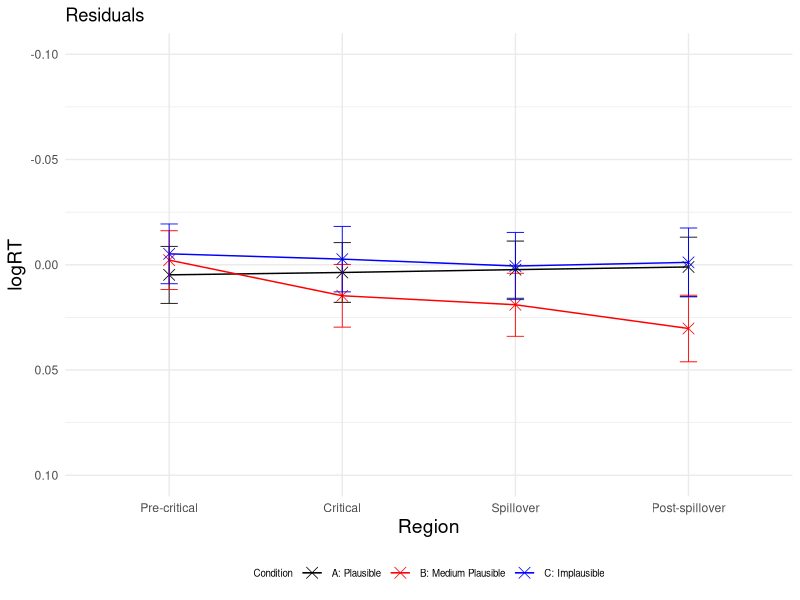
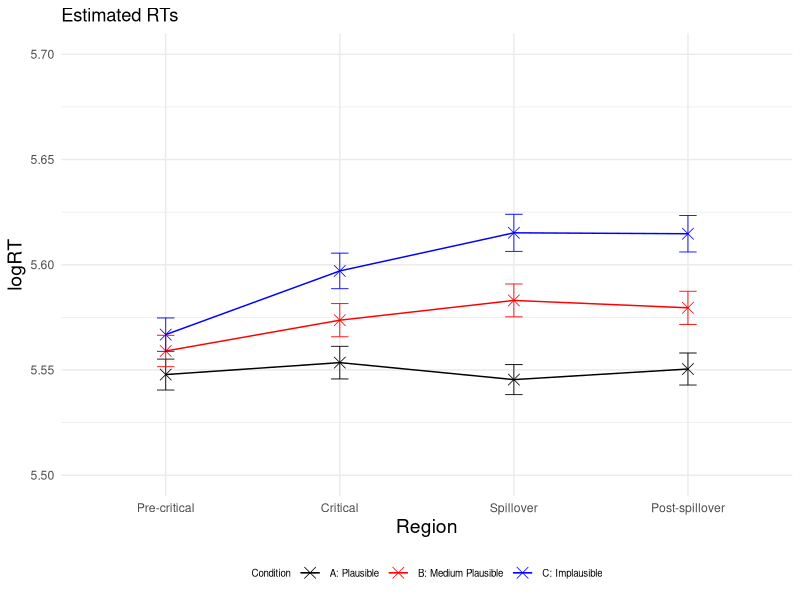
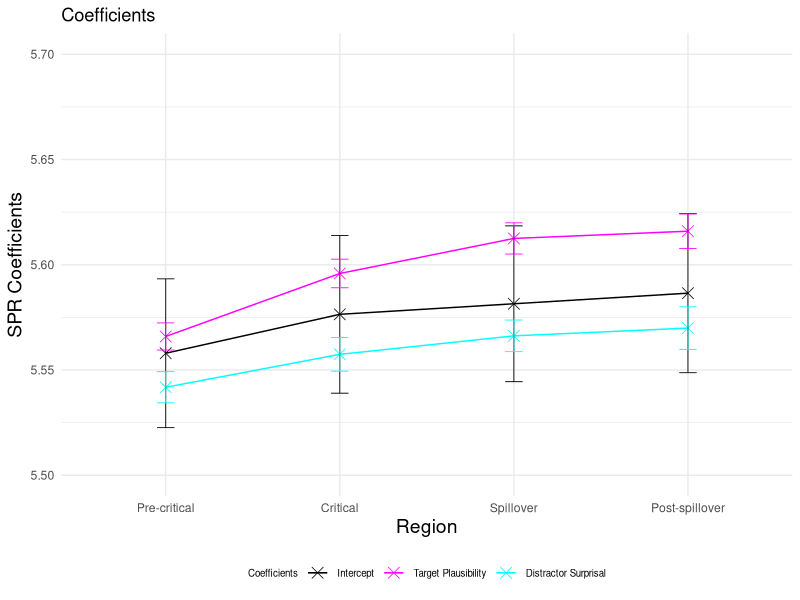
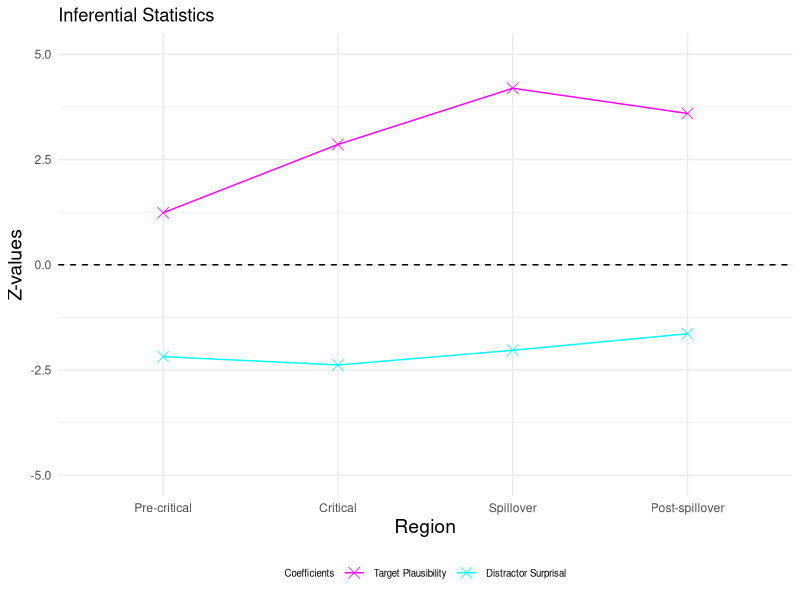
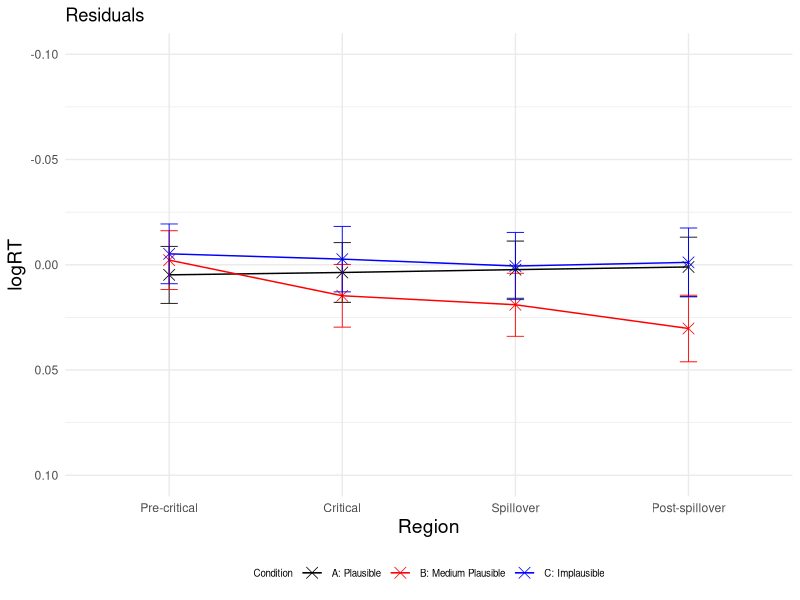
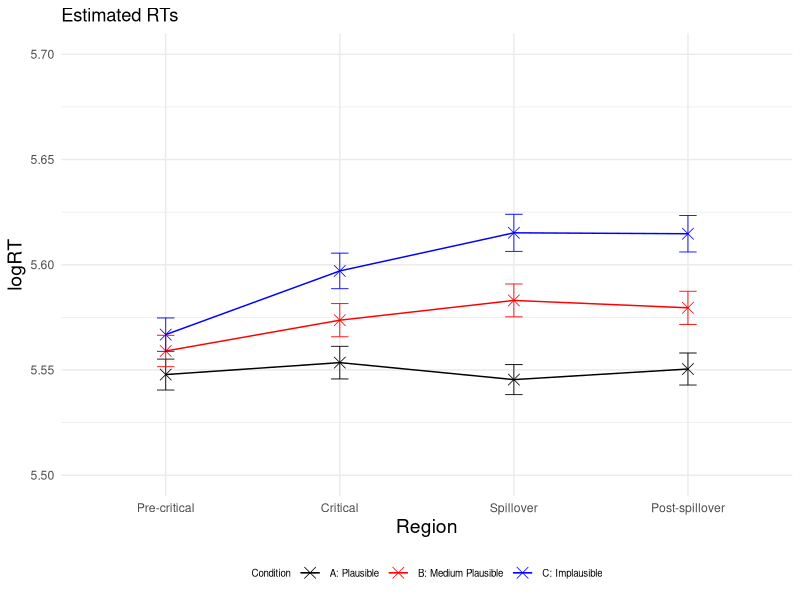
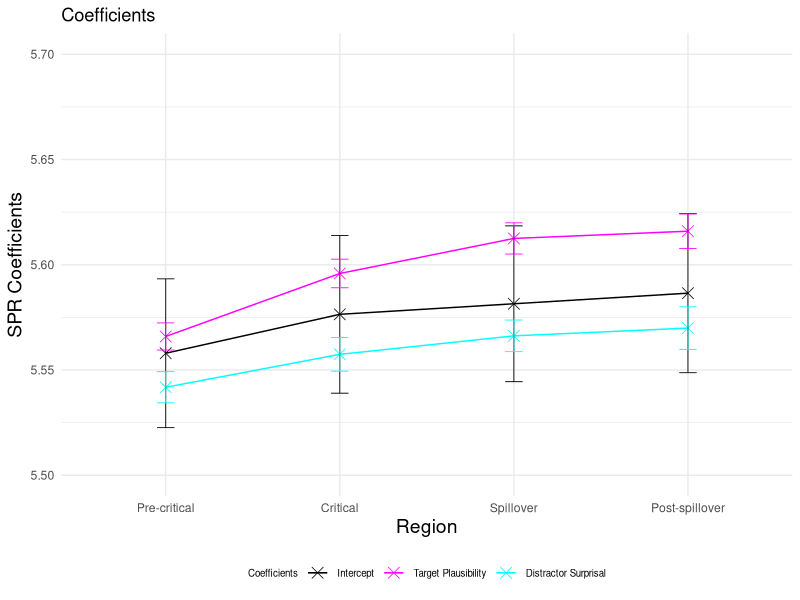
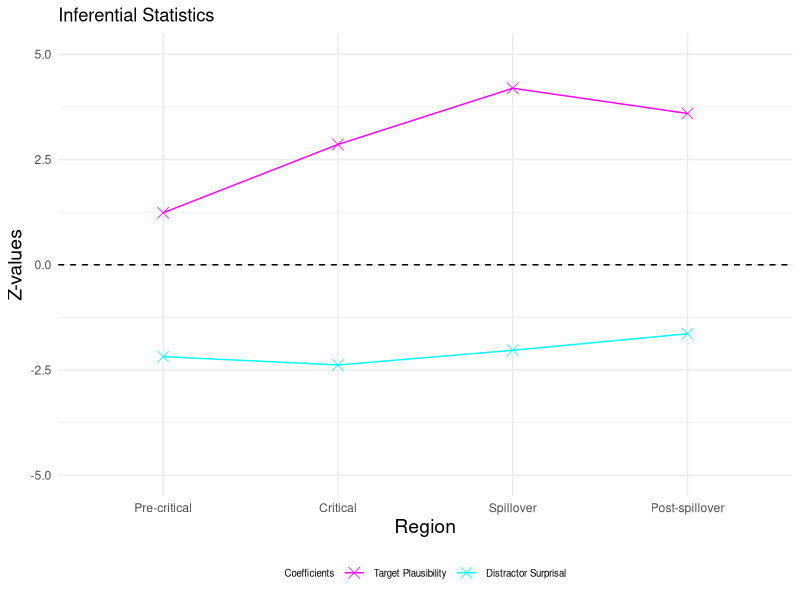

Generate these figures, in order, with R:
### LMER ###
# load lme4 package
library(lme4)
library(lmerTest)
library(dplyr)
library(ggplot2)

setwd("~/Downloads/Master_Thesis/3_SPR_Study/Filtered_plausibility_ratings/SPR_Study/Results_Plaus_Plaus_avg/")
GP6 <- read.csv("GP6_filtered.csv")

residuals <- data.frame(
  Region = character(0),
  Condition = character(0),
  Residual = numeric(0),
  SE_Residual = numeric(0)
)

logRT_estimated <- data.frame(
  Region = character(0),
  Condition = character(0),
  Estimated_logRT = numeric(0),
  SE_Estimated = numeric(0)
)

p_values <- data.frame(
  Region = character(0),
  p_value_plausibility_target = numeric(0),
  p_value_surprisal_distractor = numeric(0)
)

SPR_coefficients <- data.frame(
  Region = character(0),
  Estimate = character(0),
  Estimate_value = numeric(0),
  Estimate_error = numeric(0),
  Z_value = numeric(0)
)


regions <- c("Pre-critical", "Critical", "Spillover", "Post-spillover") 
conditions <- c("A", "B", "C") 

for (region in regions) 
{
  # Precritical region
  region_subset <- subset(GP6, Region == region)

  # standardise predictors
  region_subset$scaled_Plaus_per_region <- scale(region_subset$Plaus_target_avg)
  region_subset$scaled_Surprisaldist_per_region <- scale(region_subset$Surprisal_distractor)
  # invert predictor plausibility
  region_subset$inverted_scaled_Plaus_per_region <- (region_subset$scaled_Plaus_per_region) * (-1)
  #log transform reading times
  region_subset$logRT_per_region <- log(region_subset$ReadingTime)
  
  
  # define and run the linear mixed-effects regression model for the precritical region 
  model_per_region <- lmerTest::lmer(logRT_per_region ~ inverted_scaled_Plaus_per_region + scaled_Surprisaldist_per_region + 
                              (1 + inverted_scaled_Plaus_per_region + scaled_Surprisaldist_per_region | Subject) + 
                              (1 + inverted_scaled_Plaus_per_region + scaled_Surprisaldist_per_region | Item), data = region_subset)
  
  # print the summary of the model
  summary_per_region <- summary(model_per_region)
  print(summary_per_region)
  
  # calculate p-values
  p_values_per_region <- summary_per_region$coefficients[, "Pr(>|t|)"]
  new_row_p_value <- data.frame(Region = region, 
                                p_value_plausibility_target = p_values_per_region[2], 
                                p_value_surprisal_distractor = p_values_per_region[3])
  p_values <- rbind(p_values, new_row_p_value)
  
  # extract intercept and coefficients added to intercept
  coefficients_per_region <- summary_per_region$coefficients
  intercept <- coefficients_per_region["(Intercept)", 1]
  plaus_target_coeff <- coefficients_per_region["(Intercept)", 1] + coefficients_per_region["inverted_scaled_Plaus_per_region", 1]
  surprisal_distractor_coeff <- coefficients_per_region["(Intercept)", 1] + coefficients_per_region["scaled_Surprisaldist_per_region", 1]
  
  # add error bars for coefficients and intercept
  new_row_coefficient <- data.frame(Region = region, 
                                    Estimate = "Intercept", 
                                    Estimate_value = intercept, 
                                    Estimate_error = coefficients_per_region["(Intercept)", 2],
                                    Z_value = 0)
  SPR_coefficients <- rbind(SPR_coefficients, new_row_coefficient)
  
  new_row_coefficient <- data.frame(Region = region,
                                    Estimate = "Plausability",
                                    Estimate_value = plaus_target_coeff,
                                    Estimate_error = coefficients_per_region["inverted_scaled_Plaus_per_region", 2],
                                    Z_value = coefficients_per_region["inverted_scaled_Plaus_per_region", 1] / coefficients_per_region["inverted_scaled_Plaus_per_region", 2])
  SPR_coefficients <- rbind(SPR_coefficients, new_row_coefficient)
  
  new_row_coefficient <- data.frame(Region = region,
                                    Estimate = "Surprisal", 
                                    Estimate_value = surprisal_distractor_coeff, 
                                    Estimate_error = coefficients_per_region["scaled_Surprisaldist_per_region", 2],
                                    Z_value = coefficients_per_region["scaled_Surprisaldist_per_region", 1] / coefficients_per_region["scaled_Surprisaldist_per_region", 2])
  SPR_coefficients <- rbind(SPR_coefficients, new_row_coefficient)
  
  for (condition in conditions)
  {
    #####predict condition A, precritical#####
    region_per_condition <- subset(region_subset, Condition == condition)
    region_per_condition$region_per_condition_Predicted <- predict(model_per_region, newdata = region_per_condition,  type = "response", allow.new.levels = TRUE)
    
    # calculate residuals
    Residual_region_per_condition <- mean(region_per_condition$logRT_per_region) - mean(region_per_condition$region_per_condition_Predicted, na.rm = TRUE)
    Residual_region_per_condition
    # observed RT for condition A precritical
    region_per_condition_logRT_observed <- mean(region_per_condition$logRT_per_region)

    # estimated RT for condition A precritical
    region_per_condition_logRT_estimated <- mean(region_per_condition$region_per_condition_Predicted, na.rm = TRUE)
    region_per_condition_logRT_estimated
    
    # calculate standard error for residuals
    SE_residuals_region_per_condition <- sqrt(sd(region_per_condition$logRT, na.rm = TRUE)^2/length(region_per_condition$logRT) + sd(region_per_condition$region_per_condition_Predicted, na.rm = TRUE)^2/length(region_per_condition$region_per_condition_Predicted))
    
    new_row_residuals <- data.frame(Region = region, Condition = condition, Residual = Residual_region_per_condition, SE_Residual = SE_residuals_region_per_condition)
    residuals <- rbind(residuals, new_row_residuals)
    
    # calculate standard error for logRT estimated
    ##
    SE_estimated_region_per_condition <- sd(region_per_condition$region_per_condition_Predicted, na.rm = TRUE) / sqrt(length(region_per_condition$region_per_condition_Predicted)) 
    
    new_row_logRT_estimated <- data.frame(Region = region, Condition = condition, Estimated_logRT = region_per_condition_logRT_estimated, SE_Estimated = SE_estimated_region_per_condition)
    logRT_estimated <- rbind(logRT_estimated, new_row_logRT_estimated)
  }
}

# plot residuals
# Create a line plot 
p <- ggplot(residuals, aes(x = factor(Region, levels = c("Pre-critical", "Critical", "Spillover", "Post-spillover")), 
                           y = Residual, color = Condition, group = Condition)) + geom_point(shape = 4, size = 3.5, stroke = 0.4) + geom_line(linewidth=0.5) + ylim (0.10, -0.10)
p <- p + theme_minimal() + geom_errorbar(aes(ymin=Residual-SE_Residual, ymax=Residual+SE_Residual), width=.1, size=0.3) 
p <- p + scale_color_manual(name="Condition", labels=c("A: Plausible", "B: Medium Plausible", "C: Implausible"), values=c("#000000", "#FF0000", "#0000FF"))
p <- p + labs(x="Region", y="logRT", title = "Residuals") 
p <- p + theme(legend.position="bottom", legend.text=element_text(size=7), legend.title=element_text(size=7), axis.title.x = element_text(size = 14), axis.title.y = element_text(size = 14)) 
p 

ggsave("Residuals_Plot.pdf", p, width=4, height=4)


# plot estimated logRTs
# Create a line plot 
p <- ggplot(logRT_estimated, aes(x = factor(Region, levels = c("Pre-critical", "Critical", "Spillover", "Post-spillover")), 
                                 y = Estimated_logRT, color = Condition, group = Condition)) + geom_point(shape = 4, size = 3.5, stroke = 0.4) + geom_line(linewidth=0.5) + ylim (5.5, 5.7)
p <- p + theme_minimal() + geom_errorbar(aes(ymin=Estimated_logRT-SE_Estimated, ymax=Estimated_logRT+SE_Estimated), width=.1, size=0.3) 
p <- p + scale_color_manual(name="Condition", labels=c("A: Plausible", "B: Medium Plausible", "C: Implausible"), values=c("#000000", "#FF0000", "#0000FF"))
p <- p + labs(x="Region", y="logRT", title = "Estimated RTs") 
p <- p + theme(legend.position="bottom", legend.text=element_text(size=7), legend.title=element_text(size=7), axis.title.x = element_text(size = 14), axis.title.y = element_text(size = 14)) 
p 
ggsave("Estimated_RTs_Plot.pdf", p, width=4, height=4)


# plot intercept and coefficients added to intercept
p <- ggplot(SPR_coefficients, aes(x = factor(Region, levels = c("Pre-critical", "Critical", "Spillover", "Post-spillover")), 
                                 y = Estimate_value, color = Estimate, group = Estimate)) + geom_point(shape = 4, size = 3.5, stroke = 0.4) + geom_line(linewidth=0.5) + ylim (5.5, 5.7)
p <- p + theme_minimal() + geom_errorbar(aes(ymin=Estimate_value-Estimate_error, ymax=Estimate_value+Estimate_error), width=.1, size=0.3) 
p <- p + scale_color_manual(name="Coefficients", labels=c("Intercept", "Target Plausibility", "Distractor Surprisal"), values=c("#000000", "#FF00FF", "#00FFFF"))
p <- p + labs(x="Region", y="SPR Coefficients", title = "Coefficients") 
p <- p + theme(legend.position="bottom", legend.text=element_text(size=7), legend.title=element_text(size=7), axis.title.x = element_text(size = 14), axis.title.y = element_text(size = 14)) 
p 
ggsave("Intercept_Coefficients_Plot.pdf", p, width=4, height=4)


# plot effect sizes (z-vaues)
Effect_sizes <- subset(SPR_coefficients, Estimate != 'Intercept')

p <- ggplot(Effect_sizes, aes(x = factor(Region, levels = c("Pre-critical", "Critical", "Spillover", "Post-spillover")), 
                                  y = Z_value, color = Estimate, group = Estimate)) + geom_point(shape = 4, size = 3.5, stroke = 0.4) + geom_line(linewidth=0.5) + ylim (-5, 5)
p <- p + geom_hline(yintercept=0, linetype=2)
p <- p + theme_minimal()
p <- p + scale_color_manual(name="Coefficients", labels=c( "Target Plausibility", "Distractor Surprisal"), values=c("#FF00FF", "#00FFFF"))
p <- p + labs(x="Region", y="Z-values", title = "Inferential Statistics") 
p <- p + theme(legend.position="bottom", legend.text=element_text(size=7), legend.title=element_text(size=7), axis.title.x = element_text(size = 14), axis.title.y = element_text(size = 14)) 
p 
ggsave("Z_values_Plot.pdf", p, width=4, height=4)
